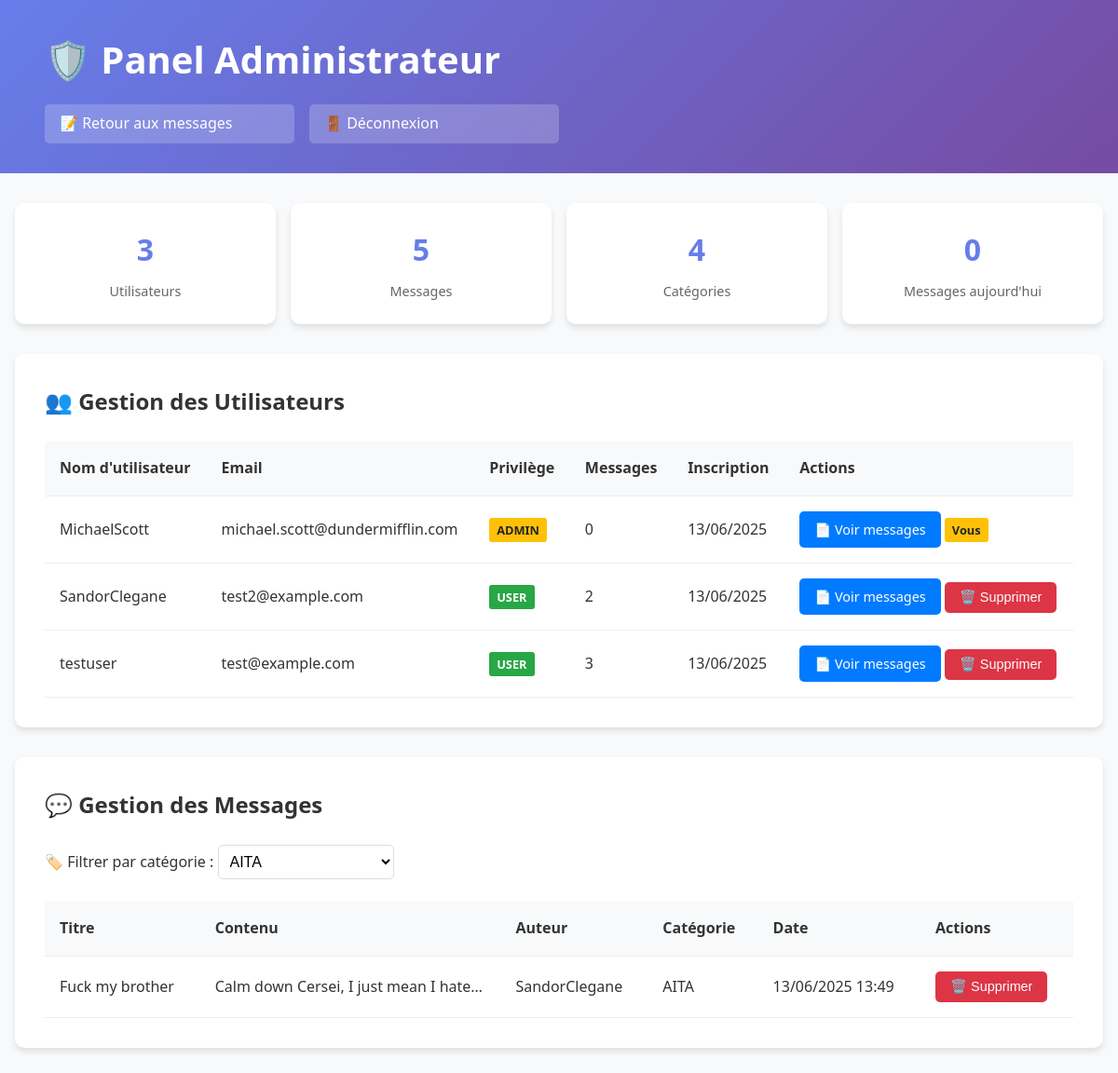
Screenshot of /adminPanel.php?category=4 (signed in) with the database file from the repository.
### tables this page shows
CREATE TABLE
    IF NOT EXISTS users (
        id INT AUTO_INCREMENT PRIMARY KEY,
        username VARCHAR(50) NOT NULL UNIQUE,
        email VARCHAR(100) NOT NULL UNIQUE,
        password VARCHAR(255) NOT NULL,
        id_privilege INT DEFAULT 1,
        created_at TIMESTAMP DEFAULT CURRENT_TIMESTAMP,
        FOREIGN KEY (id_privilege) REFERENCES privilege (id)
    );

CREATE TABLE
    IF NOT EXISTS privilege (
        id INT AUTO_INCREMENT PRIMARY KEY,
        name VARCHAR(50) NOT NULL UNIQUE
    );

CREATE TABLE
    IF NOT EXISTS messages (
        id INT AUTO_INCREMENT PRIMARY KEY,
        user_id INT NOT NULL,
        id_category INT,
        title VARCHAR(200) NOT NULL,
        content TEXT NOT NULL,
        created_at TIMESTAMP DEFAULT CURRENT_TIMESTAMP,
        updated_at TIMESTAMP NULL DEFAULT NULL,
        FOREIGN KEY (user_id) REFERENCES users (id) ON DELETE CASCADE,
        FOREIGN KEY (id_category) REFERENCES category (id)
    );

CREATE TABLE
    IF NOT EXISTS category (
        id INT AUTO_INCREMENT PRIMARY KEY,
        name VARCHAR(50) NOT NULL,
        created_at DATETIME DEFAULT CURRENT_TIMESTAMP
    );

### adminPanel.php (the view, shortened to what this page needs)
<?php
try {
    $pdo = getDbConnection();
    $categories = [];
    try {
        $stmt = $pdo->query("SELECT id, name FROM category ORDER BY name");
        $categories = $stmt->fetchAll(PDO::FETCH_ASSOC);
    } catch (PDOException $e) {
        $error_message = 'Erreur lors de la récupération des catégories.';
    }
    $users_query = "
        SELECT u.id, u.username, u.email, u.created_at, p.name as privilege_name,
               COUNT(m.id) as message_count
        FROM users u
        LEFT JOIN privilege p ON u.id_privilege = p.id
        LEFT JOIN messages m ON u.id = m.user_id
        GROUP BY u.id, u.username, u.email, u.created_at, p.name
        ORDER BY u.username
    ";
    $users = $pdo->query($users_query)->fetchAll(PDO::FETCH_ASSOC);
    $categories = $pdo->query("SELECT id, name FROM category ORDER BY name")->fetchAll(PDO::FETCH_ASSOC);
    $where = '';
    $params = [];
    if (isset($_GET['category']) && $_GET['category'] !== '') {
        $where = 'WHERE m.id_category = ?';
        $params[] = (int)$_GET['category'];
    }
    $messages_query = "
        SELECT m.id, m.title, m.content, m.created_at, m.updated_at, m.user_id,
               u.username, c.name AS category_name
        FROM messages m
        LEFT JOIN users u ON m.user_id = u.id
        LEFT JOIN category c ON m.id_category = c.id
        $where
        ORDER BY m.created_at DESC
        LIMIT 100
    ";
    $stmt = $pdo->prepare($messages_query);
    $stmt->execute($params);
    $messages = $stmt->fetchAll(PDO::FETCH_ASSOC);
    $stats = $pdo->query("
        SELECT
            (SELECT COUNT(*) FROM users) as total_users,
            (SELECT COUNT(*) FROM messages) as total_messages,
            (SELECT COUNT(*) FROM category) as total_categories,
            (SELECT COUNT(*) FROM messages WHERE DATE(created_at) = CURDATE()) as messages_today
    ")->fetch(PDO::FETCH_ASSOC);
} catch (PDOException $e) {
    $error_message = 'Erreur lors de la récupération des données : ' . $e->getMessage();
    $users = [];
    $messages = [];
    $categories = [];
    $stats = ['total_users' => 0, 'total_messages' => 0, 'total_categories' => 0, 'messages_today' => 0];
}
?>
<!DOCTYPE html>
<html lang="fr">
<head>
    <link rel="stylesheet" href="./css/adminPanel.css">
</head>
<body>
    <div class="header">
        <div class="container">
            <h1>🛡️ Panel Administrateur</h1>
            <div class="nav">
                <a href="messages.php">📝 Retour aux messages</a>
                <a href="logout.php">🚪 Déconnexion</a>
            </div>
        </div>
    </div>
    <div class="container">
        <div class="stats-grid">
            <div class="stat-card">
                <div class="stat-number"><?php echo $stats['total_users']; ?></div>
                <div class="stat-label">Utilisateurs</div>
            </div>
            <div class="stat-card">
                <div class="stat-number"><?php echo $stats['total_messages']; ?></div>
                <div class="stat-label">Messages</div>
            </div>
            <div class="stat-card">
                <div class="stat-number"><?php echo $stats['total_categories']; ?></div>
                <div class="stat-label">Catégories</div>
            </div>
            <div class="stat-card">
                <div class="stat-number"><?php echo $stats['messages_today']; ?></div>
                <div class="stat-label">Messages aujourd'hui</div>
            </div>
        </div>
        <div class="section">
            <h2>👥 Gestion des Utilisateurs</h2>
            <table>
                <thead>
                    <tr>
                        <th>Nom d'utilisateur</th>
                        <th>Email</th>
                        <th>Privilège</th>
                        <th>Messages</th>
                        <th>Inscription</th>
                        <th>Actions</th>
                    </tr>
                </thead>
                <tbody>
                    <?php foreach ($users as $user): ?>
                        <tr>
                            <td><?php echo htmlspecialchars($user['username']); ?></td>
                            <td><?php echo htmlspecialchars($user['email']); ?></td>
                            <td>
                                <span class="badge <?php echo $user['privilege_name'] === 'ADMIN' ? 'badge-admin' : 'badge-user'; ?>">
                                    <?php echo htmlspecialchars($user['privilege_name'] ?? 'USER'); ?>
                                </span>
                            </td>
                            <td><?php echo $user['message_count']; ?></td>
                            <td><?php echo date('d/m/Y', strtotime($user['created_at'])); ?></td>
                            <td>
                                <a href="messages.php?user_id=<?php echo $user['id']; ?>" class="btn btn-primary">
                                    📄 Voir messages
                                </a>
                                <?php if ($user['id'] !== $_SESSION['user_id']): ?>
                                    <form method="POST" style="display:inline;" onsubmit="return confirm('⚠️ Etes-vous sûr de vouloir supprimer cet utilisateur et tous ses messages ?');">
                                        <button type="submit" name="delete_user" class="btn btn-danger">
                                            🗑️ Supprimer
                                        </button>
                                    </form>
                                <?php else: ?>
                                    <span class="badge badge-admin">Vous</span>
                                <?php endif; ?>
                            </td>
                        </tr>
                    <?php endforeach; ?>
                </tbody>
            </table>
        </div>
        <div class="section">
            <h2>💬 Gestion des Messages</h2>
            <form method="GET" class="filter-form">
                <label for="category">🏷️ Filtrer par catégorie :</label>
                <select name="category" id="category" onchange="this.form.submit()">
                    <?php foreach ($categories as $cat): ?>
                        <option value="<?php echo $cat['id']; ?>"
                            <?php echo (isset($_GET['category']) && $_GET['category'] == $cat['id']) ? 'selected' : ''; ?>>
                            <?php echo htmlspecialchars($cat['name']); ?>
                        </option>
                    <?php endforeach; ?>
                </select>
            </form>
            <table>
                <thead>
                    <tr>
                        <th>Titre</th>
                        <th>Contenu</th>
                        <th>Auteur</th>
                        <th>Catégorie</th>
                        <th>Date</th>
                        <th>Actions</th>
                    </tr>
                </thead>
                <tbody>
                    <?php if (empty($messages)): ?>
                        <tr>
                            <td colspan="6" style="text-align: center; color: #666; padding: 2rem;">
                                Aucun message trouvé
                            </td>
                        </tr>
                    <?php else: ?>
                        <?php foreach ($messages as $msg): ?>
                            <tr>
                                <td><?php echo htmlspecialchars($msg['title']); ?></td>
                                <td class="content-preview"><?php echo htmlspecialchars($msg['content']); ?></td>
                                <td><?php echo htmlspecialchars($msg['username']); ?></td>
                                <td><?php echo htmlspecialchars($msg['category_name'] ?? 'Sans catégorie'); ?></td>
                                <td><?php echo date('d/m/Y H:i', strtotime($msg['created_at'])); ?></td>
                                <td>
                                    <form method="POST" style="display:inline;" onsubmit="return confirm('⚠️ Supprimer ce message ?');">
                                        <button type="submit" name="admin_delete_message" class="btn btn-danger">
                                            🗑️ Supprimer
                                        </button>
                                    </form>
                                </td>
                            </tr>
                        <?php endforeach; ?>
                    <?php endif; ?>
                </tbody>
            </table>
        </div>
    </div>
</body>
</html>

### css/adminPanel.css (style rules this page uses)
* { margin: 0; padding: 0; box-sizing: border-box; }
body { font-family: "Segoe UI", sans-serif; background-color: #f8f9fa; color: #333; line-height: 1.6; }
.header { background: linear-gradient(135deg, #667eea 0%, #764ba2 100%); color: white; padding: 2rem; margin-bottom: 2rem; }
.header h1 { font-size: 2.5rem; margin-bottom: 1rem; }
.nav { display: flex; gap: 1rem; width: 50%; }
.nav a { color: white; text-decoration: none; padding: 0.5rem 1rem; background: rgba(255, 255, 255, 0.2); border-radius: 5px; transition: all 0.3s; width: 50%; }
.container { max-width: 1200px; margin: 0 auto; padding: 0 1rem; }
.stats-grid { display: grid; grid-template-columns: repeat(auto-fit, minmax(200px, 1fr)); gap: 1rem; margin-bottom: 2rem; }
.stat-card { background: white; padding: 1.5rem; border-radius: 10px; box-shadow: 0 4px 6px rgba(0, 0, 0, 0.1); text-align: center; }
.stat-number { font-size: 2rem; font-weight: bold; color: #667eea; }
.stat-label { color: #666; font-size: 0.9rem; margin-top: 0.5rem; }
.section { background: white; border-radius: 10px; padding: 2rem; margin-bottom: 2rem; box-shadow: 0 4px 6px rgba(0, 0, 0, 0.1); }
.section h2 { color: #333; margin-bottom: 1.5rem; font-size: 1.5rem; }
.filter-form { margin-bottom: 1.5rem; }
.filter-form select { padding: 0.5rem; border: 1px solid #ddd; border-radius: 5px; font-size: 1rem; background: white; }
table { width: 100%; border-collapse: collapse; margin-top: 1rem; }
th, td { padding: 1rem; text-align: left; border-bottom: 1px solid #eee; }
th { background: #f8f9fa; font-weight: 600; color: #333; }
.btn { padding: 0.5rem 1rem; border: none; border-radius: 5px; cursor: pointer; text-decoration: none; display: inline-block; font-size: 0.9rem; transition: all 0.3s; }
.btn-danger { background: #dc3545; color: white; }
.btn-primary { background: #007bff; color: white; }
.content-preview { max-width: 300px; overflow: hidden; text-overflow: ellipsis; white-space: nowrap; }
.badge { padding: 0.25rem 0.5rem; border-radius: 3px; font-size: 0.8rem; font-weight: bold; }
.badge-admin { background: #ffc107; color: #212529; }
.badge-user { background: #28a745; color: white; }

### rows the page displays
users: username "MichaelScott", email "michael.scott@dundermifflin.com", id_privilege.name "ADMIN", message_count "0", created_at "13/06/2025", shows "Vous"
users: username "SandorClegane", email "test2@example.com", id_privilege.name "USER", message_count "2", created_at "13/06/2025"
users: username "testuser", email "test@example.com", id_privilege.name "USER", message_count "3", created_at "13/06/2025"
messages: title "Fuck my brother", content "Calm down Cersei, I just mean I hate…", user.username "SandorClegane", id_category.name "AITA", created_at "13/06/2025 13:49"

### other values shown
$stats['total_users'] "3"
$stats['total_messages'] "5"
$stats['total_categories'] "4"
$stats['messages_today'] "0"
form field category "AITA"
